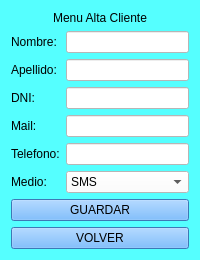
    <widget class="QWidget" name="page_alta_cliente">
     <property name="styleSheet">
      <string notr="true">background-color: rgb(85, 255, 255);
font: 16pt &quot;Segoe UI&quot;;</string>
     </property>
     <layout class="QVBoxLayout" name="verticalLayout_2">
      <item>
       <layout class="QVBoxLayout" name="verticalLayout">
        <item>
         <widget class="QLabel" name="label_2">
          <property name="styleSheet">
           <string notr="true">font: 36pt &quot;Segoe UI&quot;;</string>
          </property>
          <property name="text">
           <string>Menu Alta Cliente</string>
          </property>
          <property name="alignment">
           <set>Qt::AlignCenter</set>
          </property>
         </widget>
        </item>
        <item>
         <layout class="QGridLayout" name="gridLayout_6">
          <item row="0" column="1">
           <widget class="QLineEdit" name="le_nombre_cliente">
            <property name="styleSheet">
             <string notr="true">background-color: rgb(255, 255, 255);</string>
            </property>
           </widget>
          </item>
          <item row="6" column="0" colspan="2">
           <widget class="QPushButton" name="bt_guardar_cliente">
            <property name="styleSheet">
             <string notr="true">background-color: rgb(85, 170, 255);</string>
            </property>
            <property name="text">
             <string>GUARDAR</string>
            </property>
           </widget>
          </item>
          <item row="2" column="0">
           <widget class="QLabel" name="label_dni">
            <property name="text">
             <string>DNI:</string>
            </property>
           </widget>
          </item>
          <item row="5" column="1">
           <widget class="QComboBox" name="cb_medio">
            <property name="styleSheet">
             <string notr="true">background-color: rgb(255, 255, 255);</string>
            </property>
            <item>
             <property name="text">
              <string>SMS</string>
             </property>
            </item>
            <item>
             <property name="text">
              <string>MAIL</string>
             </property>
            </item>
           </widget>
          </item>
          <item row="1" column="0">
           <widget class="QLabel" name="label_apellido">
            <property name="text">
             <string>Apellido:</string>
            </property>
           </widget>
          </item>
          <item row="0" column="0">
           <widget class="QLabel" name="label_nombre">
            <property name="text">
             <string>Nombre:</string>
            </property>
           </widget>
          </item>
          <item row="3" column="0">
           <widget class="QLabel" name="label_mail">
            <property name="text">
             <string>Mail:</string>
            </property>
           </widget>
          </item>
          <item row="4" column="1">
           <widget class="QLineEdit" name="le_telefono_cliente">
            <property name="styleSheet">
             <string notr="true">background-color: rgb(255, 255, 255);</string>
            </property>
           </widget>
          </item>
          <item row="5" column="0">
           <widget class="QLabel" name="label_medio">
            <property name="text">
             <string>Medio:</string>
            </property>
           </widget>
          </item>
          <item row="3" column="1">
           <widget class="QLineEdit" name="le_mail_cliente">
            <property name="styleSheet">
             <string notr="true">background-color: rgb(255, 255, 255);</string>
            </property>
           </widget>
          </item>
          <item row="2" column="1">
           <widget class="QLineEdit" name="le_dni_cliente">
            <property name="styleSheet">
             <string notr="true">background-color: rgb(255, 255, 255);</string>
            </property>
           </widget>
          </item>
          <item row="1" column="1">
           <widget class="QLineEdit" name="le_apellido_cliente">
            <property name="styleSheet">
             <string notr="true">background-color: rgb(255, 255, 255);</string>
            </property>
           </widget>
          </item>
          <item row="4" column="0">
           <widget class="QLabel" name="label_telefono">
            <property name="text">
             <string>Telefono:</string>
            </property>
           </widget>
          </item>
          <item row="7" column="0" colspan="2">
           <widget class="QPushButton" name="bt_volver_menu_alta_cliente">
            <property name="styleSheet">
             <string notr="true">background-color: rgb(85, 170, 255);</string>
            </property>
            <property name="text">
             <string>VOLVER</string>
            </property>
           </widget>
          </item>
         </layout>
        </item>
       </layout>
      </item>
     </layout>
    </widget>
